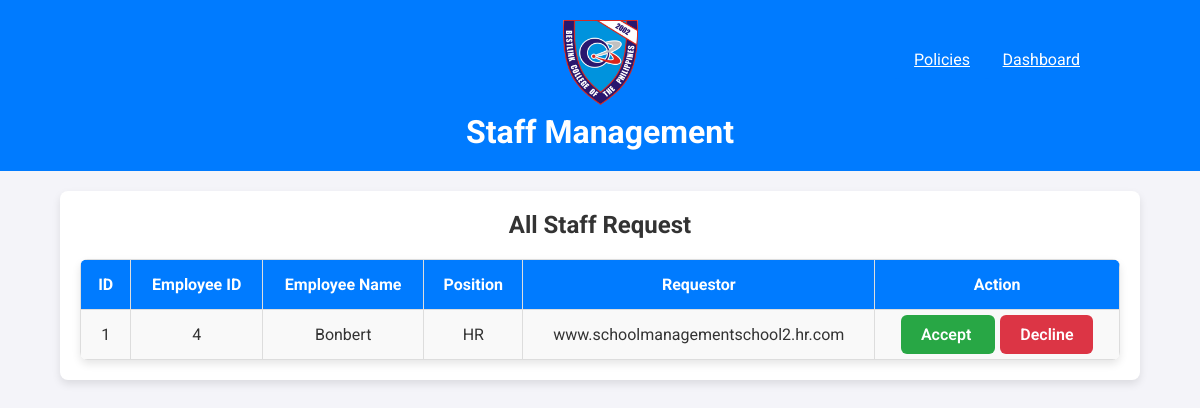
/management/staff-management.php (signed in), run on the app's committed database.
### tables this page shows
CREATE TABLE IF NOT EXISTS `staff_request` (
  `id` int NOT NULL AUTO_INCREMENT,
  `employee_id` int NOT NULL,
  `employee_name` varchar(120) NOT NULL,
  `position` varchar(120) NOT NULL,
  `requestor` varchar(120) NOT NULL,
  PRIMARY KEY (`id`)
);

### management/staff-management.php (the view, shortened to what this page needs)
<?php
$db = new DBConnection();
$conn = $db->connect();
$query = "SELECT * FROM staff_request";
$result = $conn->query($query);
?>
<!DOCTYPE html>
<html lang="en">
<head>
</head>
<body>
    <h1><insert>
    <div class="logo">
    <a href="dashboard.php">
        <img src="logo300.png" alt="Logo" width= "75" height="85">
    </a>
    </div>Staff Management</h1>
    <div class="header-top-left">
    <a href="../dashboard.php" class="dashboard-button">Dashboard</a>
    </div>
    <div class="header-top-left">
        <a href="policies.html"class="policies-button">Policies</a>
    </div>
    <div class="container">
        <div class="form-container">
        <h2>All Staff Request</h2>
        <table>
            <tr>
                <th>ID</th>
                <th>Employee ID</th>
                <th>Employee Name</th>
                <th>Position</th>
                <th>Requestor</th>
                <th>Action</th>
            </tr>
            <?php while ($row = $result->fetch_assoc()) : ?>
                <tr>
                    <td><?php echo $row['id']; ?></td>
                    <td><?php echo $row['employee_id']; ?></td>
                    <td><?php echo $row['employee_name']; ?></td>
                    <td><?php echo $row['position']; ?></td>
                    <td><?php echo $row['requestor']; ?></td>
                    <td>
    <a href="" class="btn btn-success" style="margin-right: 5px;">
        Accept
    </a>
    <a href="" class="btn btn-danger">
        Decline
    </a>
</td>
                </tr>
            <?php endwhile; ?>
        </table>
    </div>
</body>
</html>

### management/staff-management.php (style rules this page uses)
body { font-family: 'Roboto', sans-serif; margin: 0; padding: 0; background-color: #f4f4f9; }
h1 { background-color: #007bff; color: #fff; padding: 20px; margin: 0; text-align: center; }
h2 { text-align: center; }
.container { width: 90%; max-width: 1200px; margin: 20px auto; }
.form-container { background-color: #fff; padding: 20px; border-radius: 8px; box-shadow: 0 4px 8px rgba(0, 0, 0, 0.1); margin-bottom: 40px; }
.form-container h2 { margin-top: 0; margin-bottom: 20px; color: #333; }
table { width: 100%; border-collapse: collapse; margin-top: 20px; background-color: #fff; border-radius: 8px; overflow: hidden; box-shadow: 0 4px 8px rgba(0, 0, 0, 0.1); }
table th, table td { padding: 15px; border: 1px solid #ddd; text-align: left; font-size: 1rem; color: #333; text-align: center; }
table th { background-color: #007bff; color: white; }
table tr:nth-child(even) { background-color: #f9f9f9; }
.dashboard-button { display: flex; padding: 10px 20px; background-color: #007bff; color: white; border-radius: 5%; font-weight: normal; transition: background-color 0.3s; position: absolute; top: 40px; right: 100px; z-index: 1000; }
.btn-success { background-color: #28a745 !important; color: white !important; padding: 10px 20px; border-radius: 6px; text-decoration: none; font-size: 1rem; font-weight: 600; transition: background-color 0.3s, transform 0.2s; }
.btn-danger { background-color: #dc3545 !important; color: white !important; padding: 10px 20px; border-radius: 6px; text-decoration: none; font-size: 1rem; font-weight: 600; transition: background-color 0.3s, transform 0.2s; }
.policies-button { display: flex; padding: 10px 20px; background-color: #007bff; color: white; border-radius: 5%; font-weight: normal; transition: background-color 0.3s; position: absolute; top: 40px; right: 210px; z-index: 1000; }

### data on the page
staff_request: id "1", employee "4", employee_name "Bonbert", position "HR", requestor "www.schoolmanagementschool2.hr.com"
